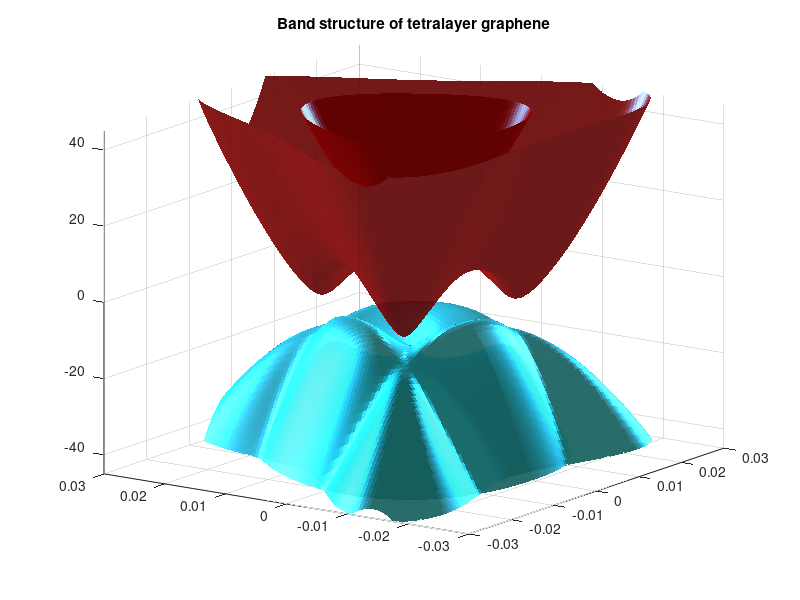

Write MATLAB code to recreate this figure. (Note: this script raises an error after producing the figure.)
% Modified by Kuan Zhou April 12, 2017

clear all

Eadd=0;

delta1 = Eadd/2;     % H_tetra(1,1)
delta2 = Eadd/2;     % H_tetra(2,2)
delta3 = Eadd/6;     % H_tetra(3,3)
delta4 = Eadd/6;     % H_tetra(4,4)
delta5 = -1*Eadd/6;     % H_tetra(5,5)
delta6 = -1*Eadd/6;     % H_tetra(6,6)
delta7 = -1*Eadd/2;     % H_tetra(7,7)
delta8 = -1*Eadd/2;     % H_tetra(8,8)


gamma0=3000;
gamma1=390;
gamma1prime = 320;
gamma2=-16;
gamma3=300;
gamma4=40;
gamma5=60;
deltaAB=40.8;

% Supeng's parameters
% gamma0=3000;
% gamma1=400;
% gamma1prime = 320;
% gamma2=-20/2;
% gamma3=299;
% gamma4=40;
% gamma5=40/2;
% deltaAB=50;

xi=1;

coolor='-k';

a=1.42*sqrt(3);
% 
G1=2*pi/a*[1,-1/sqrt(3)];
G2=2*pi/a*[0,2/sqrt(3)];

GA=(-G1*(2/3)-G2*(1/3))/40;
K2=(-G1*(1/3)+G2*(1/3))/40;
K1=[0,0,0];

 NK=100;
% 
 KX1=linspace(GA(1,1),K1(1,1),NK) ;
 KY1=linspace(GA(1,2),K1(1,2),NK) ;
% 
 KX2=linspace(K1(1,1),K2(1,1),NK) ;
 KY2=linspace(K1(1,2),K2(1,2),NK) ;

% Kp=[KX1,KX2;KY1,KY2];

kNx = NK;
kNy = NK;
% kfilename = [num2str(kNx),'x',num2str(kNy),'_KP.mat']
% load (kfilename);

Kx = linspace(-0.03,0.03,NK);
Ky = linspace(-0.03,0.03,NK);

% for kpp=1:size(Kp,2)
for i =1:kNx
    for j = 1:kNy

        %k=Kp(:,kpp)';
        k=[Kx(i),Ky(j)];

        V0PI=(sqrt(3)*a/2)*gamma0*(xi*k(1)+1i*k(2));

        V3PI=(gamma3/gamma0)*V0PI;
        V4PI=(gamma4/gamma0)*V0PI;


        % HG=[0,V0PI';V0PI,0];


        HG2up=[delta1,V0PI',-V4PI',V3PI;V0PI,deltaAB+delta2,gamma1,-V4PI';-V4PI,gamma1,deltaAB+delta3,V0PI';V3PI',-V4PI,V0PI,delta4];


        HG2down=[delta5,V0PI',-V4PI',V3PI;V0PI,deltaAB+delta6,gamma1,-V4PI';-V4PI,gamma1,deltaAB+delta7,V0PI';V3PI',-V4PI,V0PI,delta8];


        T2=[gamma2,0,0,0;0,gamma5,0,0;-V4PI,gamma1prime,gamma5,0;V3PI',-V4PI,0,gamma2];

        % T2=[gamma2,0,0,0;0,gamma5,0,0;-V4PI,gamma1,0,0;V3PI',-V4PI,0,0];

        % T2=[gamma2,0,0,0;0,gamma5,0,0;0,gamma1,gamma5,0;0,0,0,gamma2];
        % T2=zeros(4,4);

        HG4=[HG2up,T2;T2',HG2down];

        Egval(:,i,j)=sort(real(eig(HG4)));
    end
end


figure;

colormap([1 0 0;0.2 1 1]);

for i=1:4
    for p=1:kNx
        for q=1:kNy 
            val(p,q) = Egval(i,p,q);
        end
    end
    
    [kx,ky] = meshgrid(Kx,Ky);
    hSurf1 = surf(kx,ky,val,ones(NK)+1,'FaceAlpha',0.9);shading flat;
    hold on
end

for i=5:8
    for p=1:kNx
        for q=1:kNy 
            val(p,q) = Egval(i,p,q);
        end
    end
    [kx,ky] = meshgrid(Kx,Ky);
    hSurf2 = surf(kx,ky,val,ones(NK),'FaceAlpha',0.9);shading flat; 
    hold on
end


axis([-0.03 0.03 -0.03 0.03 -45 45]);

title('Band structure of tetralayer graphene');

view(-55, 17);

light('color',[0.2,0.7,1],'style','local','position',[1,0,0]);
light('color',[0.2,0.7,1],'style','local','position',[1,0,0]);
light('color',[0.2,0.7,1],'style','local','position',[0,1,0]);
light('color',[0.2,0.7,1],'style','local','position',[0,0,1]);
light('color',[0.2,0.7,1],'style','local','position',[0,1,0]);
lighting phong;

material shiny;
material([0.4 0 0.2 0.5 0.2]);

